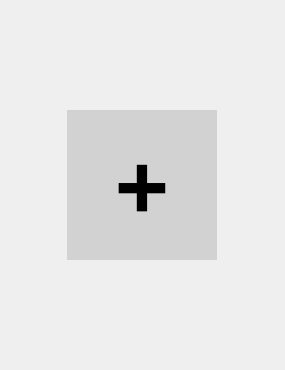
<?xml version="1.0" encoding="UTF-8"?>
<ui version="4.0">
 <class>AddDeckWidget</class>
 <widget class="QWidget" name="AddDeckWidget">
  <property name="geometry">
   <rect>
    <x>0</x>
    <y>0</y>
    <width>285</width>
    <height>370</height>
   </rect>
  </property>
  <property name="sizePolicy">
   <sizepolicy hsizetype="Expanding" vsizetype="Fixed">
    <horstretch>0</horstretch>
    <verstretch>0</verstretch>
   </sizepolicy>
  </property>
  <property name="minimumSize">
   <size>
    <width>200</width>
    <height>350</height>
   </size>
  </property>
  <property name="windowTitle">
   <string>Form</string>
  </property>
  <property name="styleSheet">
   <string notr="true">QWidget#DeckWidget {
	background-color: rgb(210, 210, 210);
}</string>
  </property>
  <layout class="QHBoxLayout" name="horizontalLayout_2">
   <property name="leftMargin">
    <number>0</number>
   </property>
   <property name="topMargin">
    <number>0</number>
   </property>
   <property name="rightMargin">
    <number>0</number>
   </property>
   <property name="bottomMargin">
    <number>0</number>
   </property>
   <item>
    <widget class="QPushButton" name="addPushButton">
     <property name="sizePolicy">
      <sizepolicy hsizetype="Fixed" vsizetype="Fixed">
       <horstretch>0</horstretch>
       <verstretch>0</verstretch>
      </sizepolicy>
     </property>
     <property name="minimumSize">
      <size>
       <width>150</width>
       <height>150</height>
      </size>
     </property>
     <property name="font">
      <font>
       <family>Arial Black</family>
       <pointsize>72</pointsize>
       <weight>75</weight>
       <bold>true</bold>
      </font>
     </property>
     <property name="styleSheet">
      <string notr="true">QPushButton#addPushButton {
	border-radius: 0 px;
	background-color: rgb(210, 210, 210);
}

QPushButton#addPushButton:pressed {
	background-color: rgb(200, 200, 200);
}

QPushButton#addPushButton:hover {
	background-color: rgb(200, 200, 200);
}</string>
     </property>
     <property name="text">
      <string>+</string>
     </property>
    </widget>
   </item>
  </layout>
 </widget>
 <resources>
  <include location="resources/qrc_resources.qrc"/>
 </resources>
 <connections/>
</ui>
